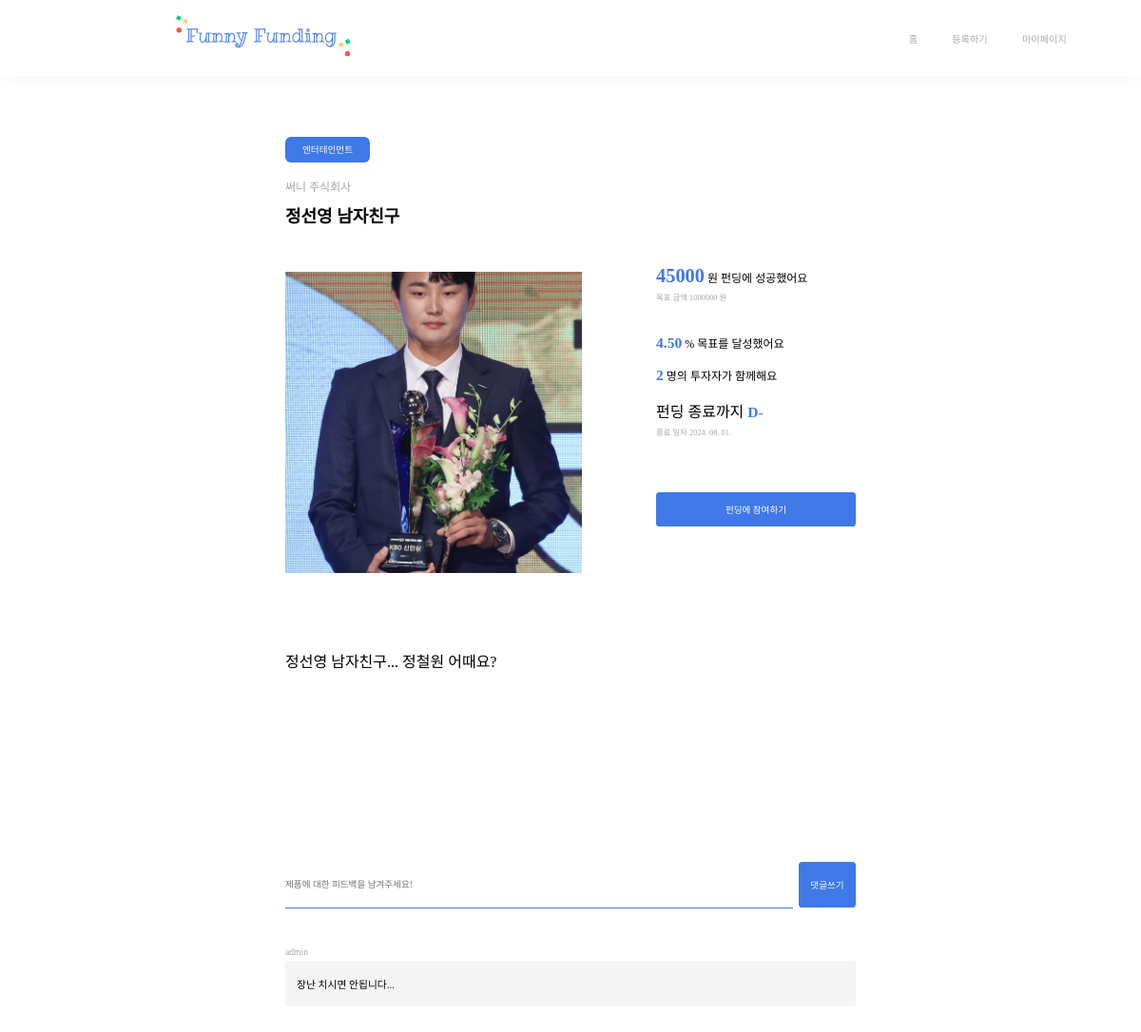
Screenshot of /funfun/detail/9/ with the database file from the repository.
### funfun/models.py (models this page shows, shortened)
class Item(models.Model):
    TYPE_CHOICES = [
        (0, 'IT'),
        (1, '건강'),
        (2, '음식'),
        (3, '엔터테인먼트'),
        (4, '사회'),
        (5, '디자인 및 패션'),
        (6, '농업'),
        (7, '기타'),
    ]
    user = models.ForeignKey(User, on_delete=models.CASCADE)
    name = models.CharField(max_length=20)
    type = models.PositiveSmallIntegerField(choices=TYPE_CHOICES, default=0)
    company = models.CharField(max_length=254, null=True, blank=True)
    description = models.TextField()
    price = models.IntegerField()
    current_price = models.IntegerField(default=0, blank=True)
    participant_num = models.IntegerField(default=0, blank=True)
    start_period = models.DateTimeField(auto_now_add=True)
    end_period = models.DateTimeField()
    created_at = models.DateTimeField(auto_now_add=True)
    updated_at = models.DateTimeField(auto_now=True)
    image = models.ImageField(upload_to='images/', default='')

class Comment(models.Model):
    user = models.ForeignKey(User, on_delete=models.CASCADE)
    item = models.ForeignKey(Item, on_delete=models.CASCADE)
    content = models.TextField()

### funfun/views.py (the view)
# urls.py: path('detail/<int:pk>/', views.ItemDetailView.as_view(), name='item_detail'),
class ItemDetailView(DetailView):
    model = Item
    template_name = 'funfun/item_detail.html'
    context_object_name = 'item'
    def get_context_data(self, **kwargs):
        context = super().get_context_data(**kwargs)
        context['comments'] = Comment.objects.filter(item=self.object)
        return context

### funfun/templatetags/custom_filters.py (called while the page is built)
@register.filter
def div(value, arg):
    try:
        if value is None or arg is None:
            return 0
        return value / arg
    except (ValueError, ZeroDivisionError):
        return 0

@register.filter
def mul(value, arg):
    try:
        if value is None or arg is None:
            return 0
        return value * arg
    except (ValueError, ZeroDivisionError):
        return 0

### funfun/templates/funfun/item_detail.html (shortened to what this page needs)
{% extends 'base.html' %}
{% load static %}
{% load custom_filters %}
{% block content %}
    <div class="detail-container">
        <div class="item-container">
            <div class="top-box">
                <div class="category">{{ item.get_type_display }}</div>
                <div class="company">{{ item.company }}</div>
                <div class="name">{{ item.name }}</div>
            </div>
            <div class="content-container">
                <div class="image-box">
                    <img src="{{ item.image.url }}" alt="Item Image" class="header-logo-img">
                </div>
                <div class="text-box">
                    <span class="success-money">{{ item.current_price }}</span><span
                        class="content-text"> 원 펀딩에 성공했어요</span>
                    <br>
                    <span class="gray-text">목표 금액 </span><span class="gray-text goal-money">{{ item.price }}</span><span
                        class="gray-text"> 원</span> <br>
                    <div class="margin-box"></div>
                    <div class="margin-box"></div>
                    <span class="blue-text current-percent">{{ item.current_price|div:item.price|mul:100|floatformat:2 }}</span><span
                        class="content-text"> % 목표를 달성했어요</span>
                    <br>
                    <div class="margin-box"></div>
                    <span class="blue-text">{{ item.participant_num }}</span><span
                        class="content-text"> 명의 투자자가 함께해요</span>
                    <br>
                    <div class="margin-box"></div>
                    <span class="d-day-container">
                        <span class="content-text" id="d-day-text">펀딩 종료까지 </span>
                        <span class="blue-text" id="d-day-prefix">D-</span>
                    </span>
                    <br>
                    <span class="gray-text">종료 일자 </span><span
                        class="gray-text last-date">{{ item.end_period|date:"Y. m. d." }}</span> <br>
                    <div class="margin-box"></div>
                    <div class="margin-box"></div>
                    <div class="margin-box"></div>
                    {% if item.user == request.user %}
                        <button id="participate-funding-btn" disabled>나의 아이템 펀딩에는 참여할 수 없어요</button>
                    {% else %}
                        <button onclick="openFundingPopup()" id="participate-funding-btn">펀딩에 참여하기</button>
                    {% endif %}
                </div>
            </div>
            <div class="content">{{ item.description }}</div>
        </div>
        <div class="comment-container">
            <div class="add-comment">
                <form method="post" action="{% url 'funfun:add_comment' item.pk %}">
                    <input type="text" name="content" class="comment-input" placeholder="제품에 대한 피드백을 남겨주세요!">
                    <button type="submit" class="comment-btn">댓글쓰기</button>
                </form>
            </div>
            <div class="comments">
                {% for comment in comments %}
                    <div class="comment-box">
                        <div class="name">{{ comment.user.username }}</div>
                        <div class="comment">
                            <span class="content">{{ comment.content }}</span>
                        </div>
                    </div>
                {% endfor %}
            </div>
        </div>
    </div>
{% endblock %}

### funfun/static/funfun/css/header.css (style rules this page uses)
.header-logo-img { width: auto; height: auto; max-width: 80%; max-height: 80%; cursor: pointer; }

### funfun/static/funfun/css/all.css (style rules this page uses)
* { margin: 0; padding: 0; text-decoration: none; list-style: none; font-family: 'Pretendard-Regular', serif; color: #000; }
:root { --main-color: #3F78E7; --main-light-color: #85A8ED; --input-gray: #D2D2D2; --text-gray: #A7A7A7; --light-gray: #F5F5F5; }
input { -webkit-transition: all 0.30s ease-in-out; -moz-transition: all 0.30s ease-in-out; -ms-transition: all 0.30s ease-in-out; -o-transition: all 0.30s ease-in-out; outline: none; }
body { margin: 0; padding: 0; user-select: none; }

### funfun/static/funfun/css/item_list.css (style rules this page uses)
body { margin: 0; padding: 0; }
.header-logo-img { width: auto; height: auto; max-width: 80%; max-height: 80%; cursor: pointer; }

### funfun/static/funfun/css/item_detail.css (style rules this page uses)
body { margin: 0; padding: 0; }
button { cursor: pointer; }
.header-logo-img { width: auto; height: auto; max-width: 80%; max-height: 80%; cursor: pointer; }
.detail-container { position: relative; top: 8vh; margin: 10vh 25vw; margin-bottom: 20vh; }
.item-container { position: relative; margin-bottom: 10vh; }
.item-container > .top-box { position: relative; }
.item-container > .top-box > .category { color: white; background-color: var(--main-color); width: fit-content; padding: 0.8vh 1.5vw; border-radius: 0.5vw; font-size: 0.8vw; }
.item-container > .top-box > .company { position: relative; margin-top: 2vh; color: var(--text-gray); font-size: 1vw; }
.item-container > .top-box > .name { position: relative; font-weight: 700; font-size: 1.5vw; margin-top: 1vh; }
.item-container > .content-container { position: relative; width: 50vw; height: 40vh; margin: 5vh 0; align-items: center; display: inline-block; }
.item-container > .content-container > .image-box { position: relative; top: -10%; left: -6.5%; width: 65%; height: 49.5vh; float: left; display: flex; justify-content: center; align-items: center; place-items: center; }
.item-container > .content-container > .image-box > img { width: 105%; height: 105%; object-fit: cover; }
.item-container > .content-container > .text-box { position: relative; width: 35%; height: 100%; float: right; box-sizing: border-box; text-align: left; }
.margin-box { position: relative; height: 2vh; }
.item-container > .content-container > .text-box > .success-money { color: var(--main-color); font-size: 1.7vw; font-weight: 600; }
.item-container > .content-container > .text-box > .content-text { font-size: 1vw; font-weight: 500; }
.item-container > .content-container > .text-box > .blue-text, .item-container > .content-container > .text-box > .d-day-container > .blue-text { color: var(--main-color); font-size: 1.3vw; font-weight: 600; }
.item-container > .content-container > .text-box > .gray-text { position: relative; color: var(--text-gray); font-size: 0.7vw; padding-bottom: 190px; }
.item-container > .content-container > .text-box > button { position: relative; width: 100%; background-color: var(--main-color); height: 4.5vh; border: none; border-radius: 0.3vw; color: white; font-size: 0.8vw; margin-top: 1vh; cursor: pointer; }
.item-container > .content { position: relative; height: fit-content; padding: 5vh 0 15vh 0; }
.comment-container { position: relative; margin-bottom: 10vh; }
.comment-container > .add-comment { position: relative; margin-bottom: 5vh; }
.comment-container > .add-comment > form > .comment-input { position: relative; border: none; border-bottom: 1px solid var(--main-color); width: 89%; height: 6vh; font-size: 0.8vw; }
.comment-container > .add-comment > form > .comment-btn { position: relative; background-color: var(--main-color); color: white; width: 10%; height: 6vh; float: right; border: none; border-radius: 0.3vw; font-size: 0.8vw; }
.comment-container > .comments { position: relative; }
.comment-container > .comments > .comment-box { position: relative; margin-bottom: 3vh; }
.comment-container > .comments > .comment-box > .name { color: var(--text-gray); font-size: 0.8vw; margin-bottom: 0.5vh; }
.comment-container > .comments > .comment-box > .comment { position: relative; width: 96%; background-color: var(--light-gray); border-radius: 0.2vw; padding: 2vh 1vw; font-size: 0.9vw; }
.comment-container > .comments > .comment-box > .comment > .content { position: relative; margin-right: 5vw; }

### rows the page displays
Item: type "엔터테인먼트", company "써니 주식회사", name "정선영 남자친구", image (picture), current_price "45000", price "1000000", current_price|div "4.50", participant_num "2", end_period "2024. 08. 01.", description "정선영 남자친구... 정철원 어때요?"
Comment: user.username "admin", content "장난 치시면 안됩니다..."
